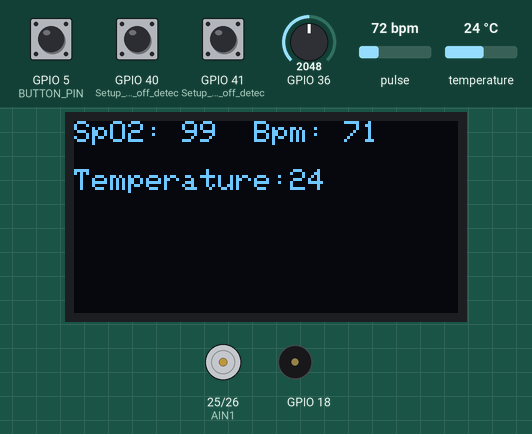
Simulated run of this sketch. Board: ESP32. On the bench: 128×64 one-colour display, motor-driver pin pairs drawn as motors (green arrow = first pin HIGH = forward, orange = second pin HIGH = backward, longer = more drive, scaled by the enable pin), buzzer (waves = sounding). Inputs (shaded band) come from the test bench; at power-on: GPIO 5 (BUTTON_PIN) HIGH, temperature 24 °C, pulse 72 bpm, GPIO 36 = 2048, GPIO 40 (Setup_for_leads_off_detec) LOW, GPIO 41 (Setup_for_leads_off_detec) LOW. WiFi joins after 1.5 s; servers stay silent unless stated; random numbers use the default seed unless the sketch sets one; what the sketch prints to the serial monitor is not drawn.

Above: at 3.2 s.
3.3 s: GPIO 5 (BUTTON_PIN) pulled LOW for 0.15 s
At 3.9 s:
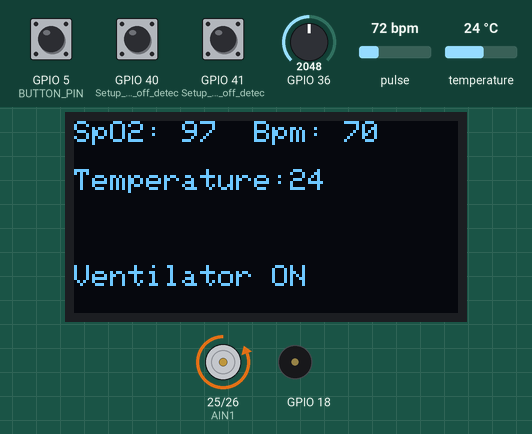
4.0 s: GPIO 5 (BUTTON_PIN) pulled LOW for 1 s
At 5.4 s:
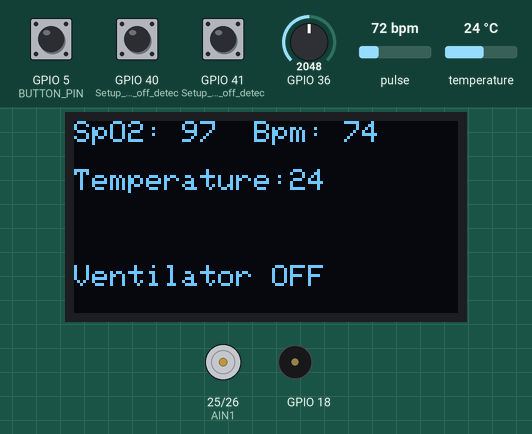
5.6 s: temperature set to 37.5 °C
At 7.6 s:
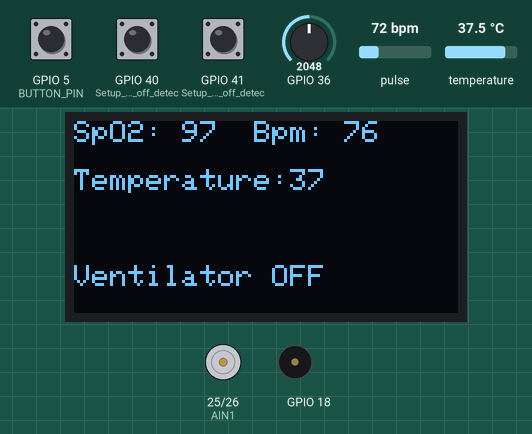
7.8 s: temperature set to 38.5 °C
At 10.4 s:
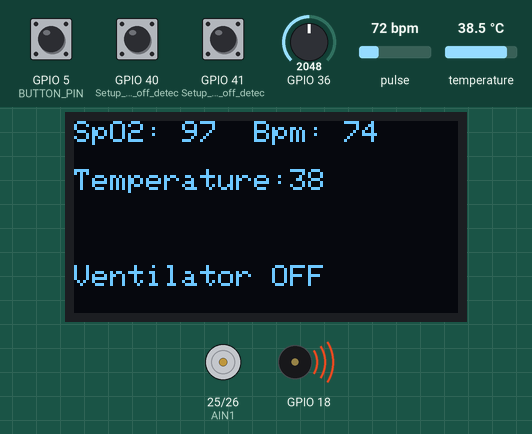
12.9 s: GPIO 5 (BUTTON_PIN) pulled LOW for 0.15 s
At 15.3 s:
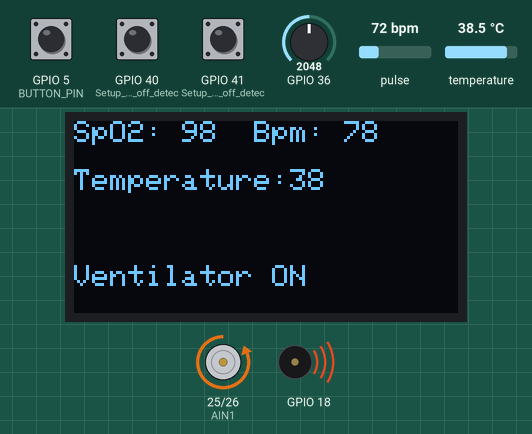
16.2 s: pulse set to 158 bpm
At 18.91 s:
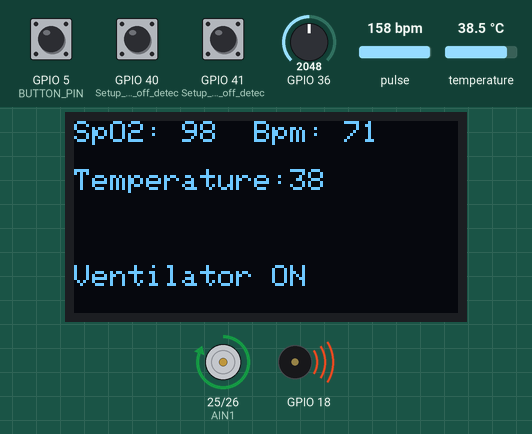
Timing chart, 0 to 21.2 s (numbered marks = the images above; inputs shaded):
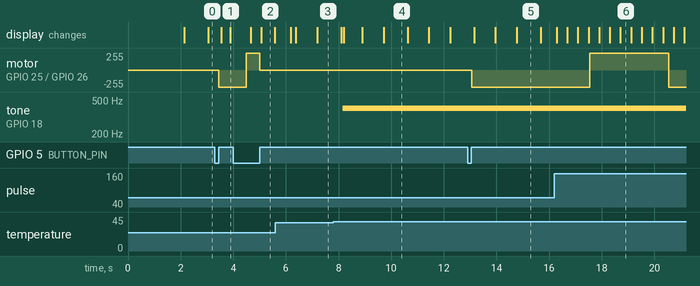

The sketch:

Final_Commentsremoved_AD.ino
```cpp
//Google Sheet link---- https://script.google.com/u/0/home/projects/1YvN3NOM5-_bfwwdat09xY3o2hHzGp-sqPe9p_jNGbV2-9CPSFjZcXkVw/edit
//Deployment 17/03/2023
// const char* apiKey = "ZKH5IAD1I3MB9A95";  //isha thingspeak
// const long channelId = 2153158;

//Libraries

#include "WiFi.h"
#include <OneWire.h>
#include <DallasTemperature.h>
#include <Wire.h>
#include "MAX30100_PulseOximeter.h"
#include <ThingSpeak.h>
#include <esp_task_wdt.h>
#include <Adafruit_GFX.h>
#include <Adafruit_SH110X.h>
//#include "FreeRTOS"

//Constants

#define REPORTING_PERIOD_MS 100
#define ONE_WIRE_BUS 4
#define WDT_TIMEOUT 60 * 5
#define BLACK 0
#define BUTTON_PIN 5
#define AIN1 25
#define AIN2 26
#define PWMA 32

//Objects

PulseOximeter pox;
OneWire oneWire(ONE_WIRE_BUS);
DallasTemperature sensors(&oneWire);
DeviceAddress tempDeviceAddress;
TaskHandle_t wifiHandle;
WiFiClient client;
TwoWire myWire(1);
Adafruit_SH1106G display(128, 64, &myWire, -1);


//Varialbes

unsigned long lastTempRequest = 0;  //DS18B20
unsigned long tsLastReport = 0;     //MAX30100
unsigned long adLastReport = 0;     //AD8232
unsigned long lastdataupdate = 0;
unsigned long lastForward = 0;
unsigned long lastReverse = 0;
unsigned long startTime = 0;
unsigned long currentTime = 0;
float temperature = 0.0;
float heartrate;
float bloodoxygen;
int numberOfDevices;
const char* ssid = "Manasi";
const char* password = "manasi.24";
const char* apiKey = "ZKH5IAD1I3MB9A95";  //isha thingspeak
const long channelId = 2153158;
bool lastState = 1;
int currentState;
int frequency;
int channel;
int resolution;
int randox = 0;
int randbpm = 0;

//Flags
bool motorFlag = 0;
bool forward = 1;

void onBeatDetected()
{
  //serial.println("Beat!");
  randox = random(97, 100);
  randbpm = random(70, 80);
}
 void configureMAX30100(){
  // Configure sensor to use 7.6mA for LED drive
  pox.setIRLedCurrent(MAX30100_LED_CURR_7_6MA);
  // Register a callback routine
  pox.setOnBeatDetectedCallback(onBeatDetected);
 }


void setup() {

  esp_task_wdt_init(WDT_TIMEOUT, true);  //enable panic so ESP32 restarts
  esp_task_wdt_add(NULL);

  Serial.begin(115200);
  //serial.print("setup() running on core ");
  //serial.println(xPortGetCoreID());

  randomSeed(analogRead(1));

  //BUTTON

  pinMode(BUTTON_PIN, INPUT_PULLUP);


  //Buzzer
  ledcSetup(channel, frequency, resolution);
  ledcAttachPin(18, channel);

  //OLED

  myWire.begin(19, 23);
  display.begin(0x3C, 0x3C);
  display.setTextSize(1);
  display.setTextColor(SH110X_WHITE);
  display.clearDisplay();
  display.setCursor(0, 0);
  display.println("Starting...");
  display.display();

  //WIFI

  //serial.println();
  //serial.print("Connecting to wifi: ");
  //serial.println(ssid);
  Serial.flush();
  WiFi.begin(ssid, password);
  while (WiFi.status() != WL_CONNECTED) {
    delay(500);
    //serial.print(".");
  }
  //serial.println("Connected to WiFi");
  ThingSpeak.begin(client);

  //DS18B20

  sensors.begin();
  numberOfDevices = sensors.getDeviceCount();
  //serial.print("Locating temperature sensors...");
  //serial.print("Found ");
  //serial.print(numberOfDevices, DEC);
  //serial.println(" sensors.");
  sensors.getAddress(tempDeviceAddress, 0);
  //serial.print("Found device ");
  sensors.setWaitForConversion(false);
  sensors.requestTemperatures();

  //MAX30100

  //serial.print("Initializing pulse oximeter..");
  Wire.setClock(400000UL);  // I tried changing the I2C_BUS_SPEED to 100Khz, it made no difference in the output values
  // Initialize sensor
  if (!pox.begin()) {
    //serial.println("FAILED");
    for (;;)
      ;
  } else {
    //serial.println("SUCCESS");
  }
  configureMAX30100();

  //AD8232

  pinMode(41, INPUT);  // Setup for leads off detection LO +
  pinMode(40, INPUT);  // Setup for leads off detection LO -
  pinMode(A0, INPUT);

  //tb6612fng setup part

  pinMode(PWMA, OUTPUT);
  pinMode(AIN1, OUTPUT);
  pinMode(AIN2, OUTPUT);


  //ThingsSpeak

  //create a task that will be executed in the Task2code() function, with priority 1 and executed on core 1
  xTaskCreatePinnedToCore(
    wifiPart,    /* Task function. */
    "wifiPart",  /* name of task. */
    10000,       /* Stack size of task */
    NULL,        /* parameter of the task */
    1,           /* priority of the task */
    &wifiHandle, /* Task handle to keep track of created task */
    0);          /* pin task to core 1 */
  delay(500);
}

void wifiPart(void* pvParameters) {
  //serial.print("wifiHandle running on core ");
  //serial.println(xPortGetCoreID());

  for (;;) {
    esp_task_wdt_reset();

    // Data Logging

    if (millis() - lastdataupdate > 15000) {
      if (WiFi.status() == WL_CONNECTED) {
        ThingSpeak.setField(1, temperature);
        ThingSpeak.setField(2, randbpm);
        ThingSpeak.setField(3, randox);
        //ThingSpeak.setField(4, number4);

        int x = ThingSpeak.writeFields(channelId, apiKey);
        if (x == 200) {
          //serial.println("Channel update successful.");
        } else {
          //serial.println("Problem updating channel. HTTP error code " + String(x));
        }
      }
      lastdataupdate = millis();
    }
  }
}


void loop() {

  esp_task_wdt_reset();

  pox.update();

  //DS18B20

  if (millis() - lastTempRequest >= 2000)  // waited long enough??
  {
    temperature = sensors.getTempC(tempDeviceAddress);
    //serial.print("Temp C: ");
    //serial.print(temperature);
    sensors.requestTemperatures();
    lastTempRequest = millis();
    display.setTextSize(1);
    display.setTextColor(SH110X_WHITE);
    display.setCursor(0, 16);
    display.fillRect(0, 16, 128, 8, BLACK); // Draw a rectangle over the entire line with a black background
    display.setCursor(0, 16);
    display.print("Temperature:");
    display.println(int(temperature));
    if (temperature >= 38) {
      ledcWriteTone(channel, 400);
    }
    else if (temperature < 38) {
      ledcWriteTone(channel, 0);
    }
  }

  // MAX30100

  if (millis() - tsLastReport > REPORTING_PERIOD_MS) {
    //serial.print("Heart rate:");
    //serial.print(randbpm);
    //serial.print("bpm / SpO2:");
    //serial.print(randox);
    //serial.println("%");

    tsLastReport = millis();

    display.setTextSize(1);
    display.setTextColor(SH110X_WHITE);
    display.setCursor(0, 0);
    display.fillRect(0, 0, 128, 8, BLACK); // Draw a rectangle over the entire line with a black background
    display.setCursor(0, 0);
    display.print("SpO2: ");
    display.print(randox);
    display.print("  Bpm: ");
    display.print(randbpm);
    display.display();
  }

  //AD8232

  if (millis() - adLastReport > 5) {
    if ((digitalRead(40) == 1) || (digitalRead(41) == 1)) {
      //serial.println('!');
    } else {
      Serial.println(analogRead(A0));
    }
    adLastReport = millis();
  }

  // Button Check

  currentState = digitalRead(BUTTON_PIN);
  ////serial.println(currentState);

  if (lastState == 0 && currentState == 1) {
    motorFlag = !motorFlag;
    //serial.println("-----------------------------------State changed---------------------------------------");
    display.fillRect(0, 48, 128, 8, BLACK); // Draw a rectangle over the entire line with a black background
    display.setCursor(0, 48);
    if(motorFlag==1){
    display.print("Ventilator ON");}
    else{display.print("Ventilator OFF");}
  }

  lastState = currentState;
  ventilator();

}

void ventilator() {
  //  if(millis() - motorLastReport > 5000)
  //  {
  if (motorFlag == 1) {

    currentTime = millis();
    if (forward && (currentTime - startTime >= 4500)) {
      forward = false;
      startTime = currentTime;
    } else if (!forward && (currentTime - startTime >= 3000)) {
      forward = true;
      startTime = currentTime;
    }

    // Rotate the motor in the current direction
    if (forward) {
      digitalWrite(AIN1, LOW);
      digitalWrite(AIN2, HIGH);
      digitalWrite(PWMA, 255);
      //serial.println("Forward Motor");

    } else {
      digitalWrite(AIN1, HIGH);
      digitalWrite(AIN2, LOW);
      digitalWrite(PWMA, 255);
      //serial.println("Reverse Motor");

    }

  }
  else if (motorFlag == 0) {
    ////serial.println("motor stopped");
    digitalWrite(AIN1, LOW);  //Motor A Rotate AntiClockwise
    digitalWrite(AIN2, LOW);
    digitalWrite(PWMA, 0);
  }
  //motorLastReport= millis();

}
```

Measured:
- the behaviour switches between 37.9 and 38 °C on temperature (found by bisection; images 3 and 4)
- after the input at 3.3 s, motor on GPIO 25 (AIN1) / GPIO 26 (AIN2): stopped → backward 255/255 after 0.15 s
- after the input at 7.8 s, tone on GPIO 18: silent → 400 Hz after 0.35 s
- after the input at 12.9 s, motor on GPIO 25 (AIN1) / GPIO 26 (AIN2): stopped → backward 255/255 after 0.15 s
- what the display in image 4 shows lasts 0.9 s, from 9.7 s to 10.6 s
- what the display in image 6 shows lasts 0.4 s, from 18.7 s to 19.1 s
